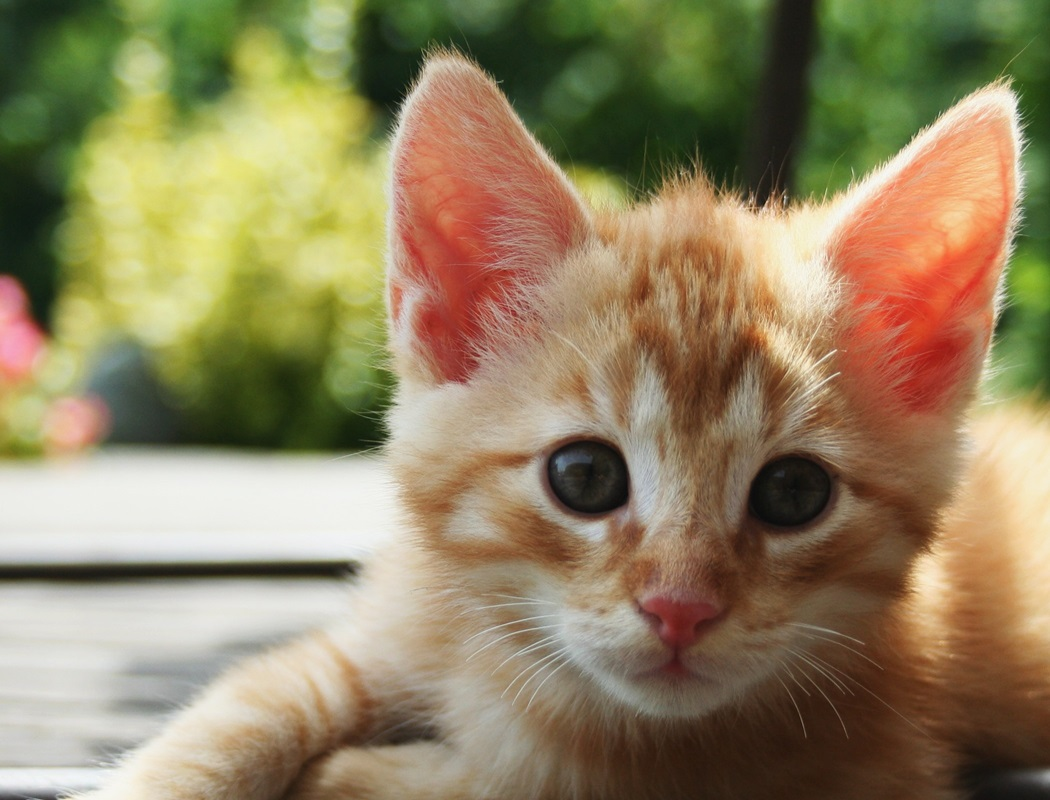
#> input picture IVP7/Assignment1/Kitten.jpeg, 1050 x 800 px
$ python crop.py
#> lines starting #> are read from the running program, lines starting #| are printed output that depends on the picture
import cv2
import numpy as np

# Load an image from file
image = cv2.imread('Kitten.jpeg')
#> image is the input picture: shape (800, 1050, 3); mean B, G, R 96.5, 131.2, 145.3

# Ensure the image is not None
if image is not None:
    # Define the region to crop (x, y, width, height)
    x, y, w, h = 100, 50, 300, 200

    # Crop the image
    cropped_image = image[y:y + h, x:x + w]
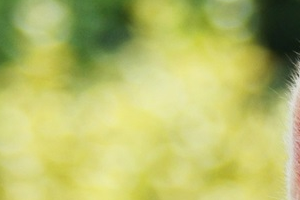
#> cropped_image: shape (200, 300, 3); mean B, G, R 105.5, 188.1, 182.7

    # Display the original and cropped images (optional)
    cv2.imshow('Original Image', image)
    cv2.imshow('Cropped Image', cropped_image)

    # Save the cropped image
    cv2.imwrite('cropped_image.jpg', cropped_image)

    # Wait for a key press and close windows
    cv2.waitKey(0)
    cv2.destroyAllWindows()
else:
    print("Error loading the image.")
